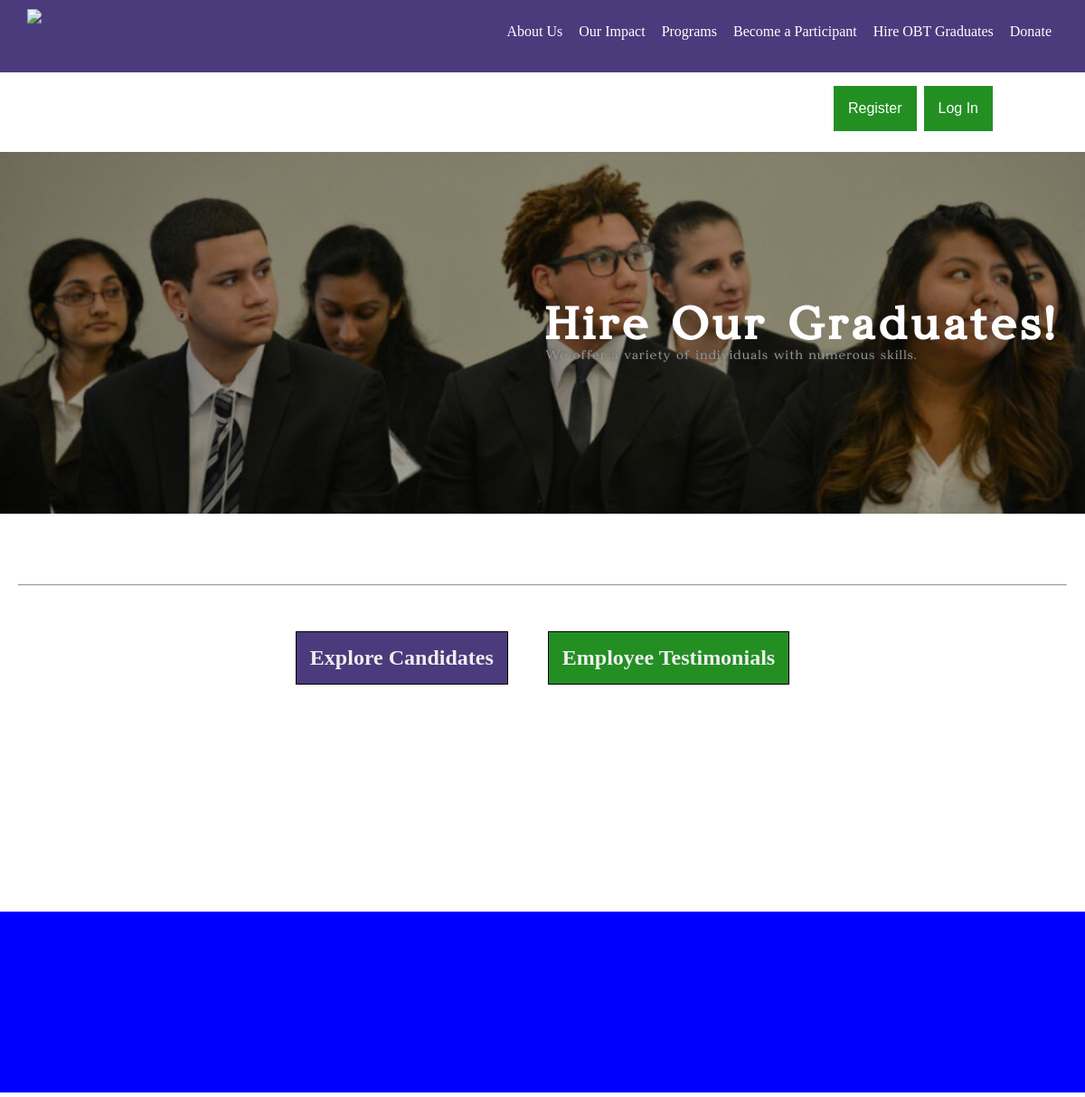
Before: / (upper part) with the older database file.
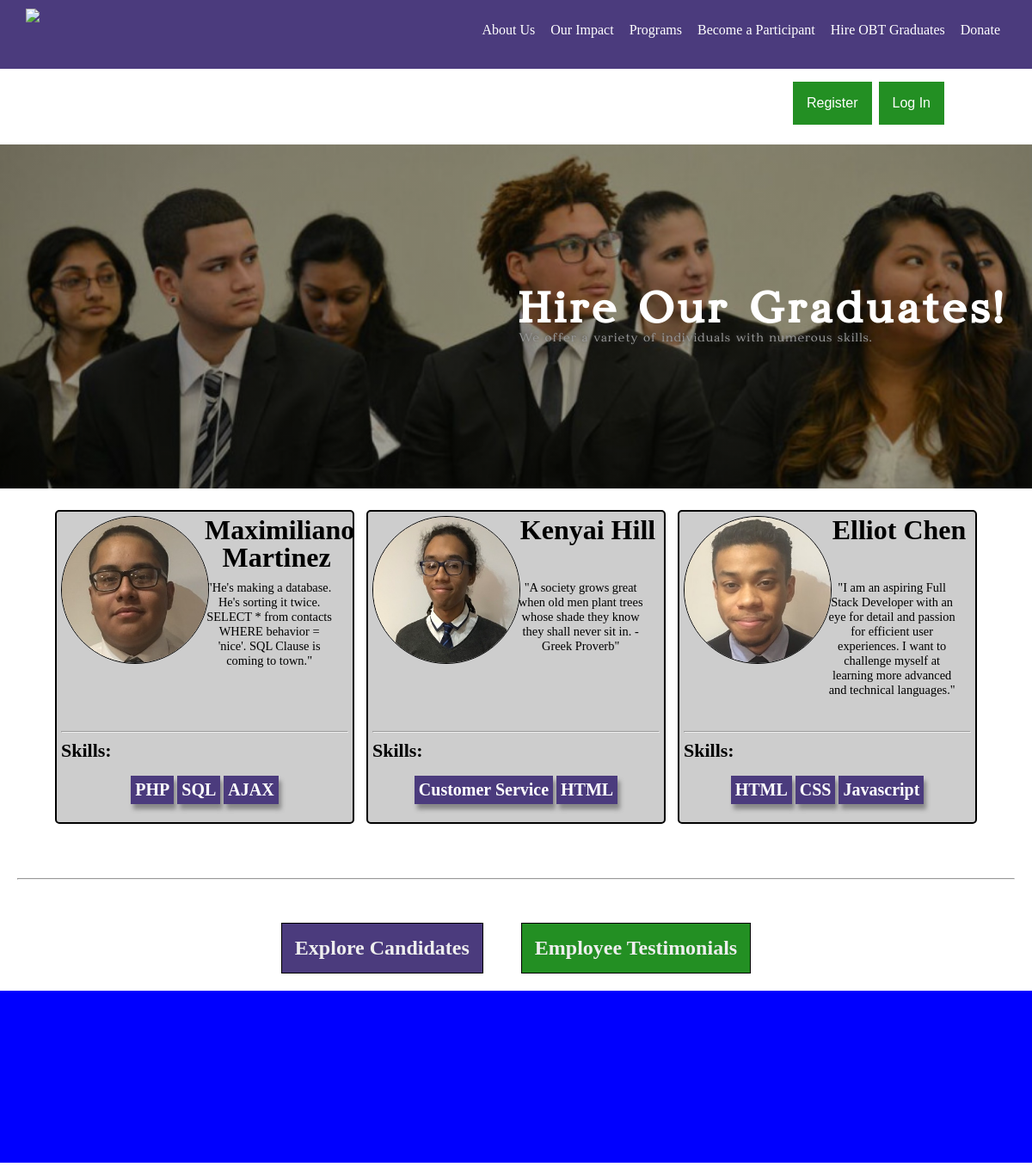
After: the same page with the newer database file.
### tables this page shows
CREATE TABLE `users` (
  `id` int(11) NOT NULL,
  `firstname` varchar(50) NOT NULL,
  `lastname` varchar(50) NOT NULL,
  `aspiring` varchar(255) DEFAULT NULL,
  `username` varchar(255) NOT NULL,
  `password` char(64) NOT NULL,
  `salt` char(16) NOT NULL,
  `email` varchar(255) NOT NULL,
  `github` varchar(50) NOT NULL,
  `linkedin` varchar(50) NOT NULL,
  `facebook` varchar(100) DEFAULT NULL,
  `twitter` varchar(100) DEFAULT NULL,
  `status` varchar(15) NOT NULL,
  `image` varchar(255) NOT NULL,
  `aboutme` varchar(200) DEFAULT NULL,
  `exploca1` varchar(50) DEFAULT NULL,
  `expdura1` varchar(50) DEFAULT NULL,
  `exptitle1` varchar(50) DEFAULT NULL,
  `expdesc1` varchar(100) DEFAULT NULL,
  `exploca2` varchar(30) DEFAULT NULL,
  `expdura2` varchar(50) DEFAULT NULL,
  `exptitle2` varchar(50) DEFAULT NULL,
  `expdesc2` varchar(100) DEFAULT NULL,
  `eduloca1` varchar(30) DEFAULT NULL,
  `edudura1` varchar(50) DEFAULT NULL,
  `edutitle1` varchar(50) DEFAULT NULL,
  `edudesc1` varchar(100) DEFAULT NULL,
  `eduloca2` varchar(30) DEFAULT NULL,
  `edudura2` varchar(50) DEFAULT NULL,
  `edutitle2` varchar(50) DEFAULT NULL,
  `edudesc2` varchar(100) DEFAULT NULL,
  `perskill1` varchar(50) DEFAULT NULL,
  `perskill2` varchar(50) DEFAULT NULL,
  `perskill3` varchar(50) DEFAULT NULL,
  `perskill4` varchar(50) DEFAULT NULL,
  `proskill1` varchar(50) DEFAULT NULL,
  `proskill2` varchar(50) DEFAULT NULL,
  `proskill3` varchar(50) DEFAULT NULL,
  `proskill4` varchar(50) DEFAULT NULL,
  `proskill5` varchar(50) DEFAULT NULL,
  `proskill6` varchar(50) DEFAULT NULL,
  `address` varchar(50) NOT NULL,
  `phone` int(11) NOT NULL
);

### index.php (called while the page is built)
<?php
	require 'app/start.php';
	$users = $db->prepare("SELECT * FROM users ORDER BY RAND()");
	$users->bindParam(1,$rand1);
	$users->bindParam(2,$rand2);
	$users->bindParam(3,$rand3);
	$users->execute();
	require VIEW_ROOT . '/home.php';
?>

### app/functions.php (called while the page is built)
<?php
function e($text) {
	return htmlspecialchars($text, ENT_QUOTES | ENT_HTML5, 'UTF-8');
}
?>

### app/views/home.php (the view, shortened to what this page needs)
<?php require VIEW_ROOT . '/templates/header.php'; ?>
<?php require VIEW_ROOT . '/templates/sessions.php'; ?>
	<div class="container">
		<div class="content-container">
			<div class="top-container">
				<div class="top-container_text">
					<h1>Hire Our Graduates!</h1>
					<p>We offer a variety of individuals with numerous skills.</p>
				</div>
			</div>
			<div class="mid-container">
				<div class="profile-container">
					<?php if(empty($users)): ?>
						<p>something is wrong</p>
					<?php else: ?>
						<?php foreach($users as $user): ?>
							<?php if(empty($user['image']) || empty($user['proskill1']) || empty($user['aboutme'])): ?>
								<?php next($user); ?>
							<?php else: ?>
								<div class="profile-display">
									<div id="student<?php echo e($user['id']); ?>" class="trainees blur">
										<div class="display-left">
											<img src="<?php echo BASE_URL; ?>/uploads/<?php echo e($user['image']); ?>">
										</div>
										<div class="display-right">
											<h1><?php echo ucwords(e($user['firstname'].' '.$user['lastname'])); ?></h1>
											<p>"<?php echo e($user['aboutme']); ?>"</p>
										</div>
										<hr>
										<div class="skills-container clear">
											<h3>Skills:</h3>
											<ul>
												<?php if(!empty($user['proskill1'])): ?>
													<li class="skill"><?php echo e($user['proskill1']); ?></li>
												<?php endif; ?>
												<?php if(!empty($user['proskill2'])): ?>
													<li class="skill"><?php echo e($user['proskill2']); ?></li>
												<?php endif; ?>
												<?php if(!empty($user['proskill3'])): ?>
													<li class="skill"><?php echo e($user['proskill3']); ?></li>
												<?php endif; ?>
											</ul>
										</div>
									</div>
								</div>
							<?php endif; ?>
						<?php endforeach; ?>
					<?php endif; ?>
				</div>
				<hr>
				<div class="btn-container">
					<a href="<?php echo BASE_URL; ?>/mockup.php">
						<div class="btn-link candidates" >
							<h1>Explore Candidates</h1>
						</div>
					</a>
					<a href="#">
						<div class="btn-link testimonials">
							<h1>Employee Testimonials</h1>
						</div>
					</a>
				</div>
			</div>
			<div class="bot-container">
			</div>
		</div>
	</div>
<?php require VIEW_ROOT . '/templates/footer.php'; ?>

### app/views/templates/header.php (shortened to what this page needs)
<!DOCTYPE html>
<html>
	<head>
		<link rel="stylesheet" type="text/css" href="<?php echo BASE_URL; ?>/font-awesome-4.7.0/css/font-awesome.css">
		<link rel="stylesheet" type="text/css" href="<?php echo BASE_URL; ?>/css/style.css">
	</head>
	<body>
	<div class="header-container">
	 	<div class="header-content">
	 		<div class="company-logo">
	 			<div class="logo-container">
	 				<a href="<?php echo BASE_URL; ?>"><img src="http://obtjobs.wpengine.com/wp-content/uploads/2015/09/obt_2line_white1.png" /></a>
	 			</div>
	 		</div>
	 		<div class="navigation-container">
	 			<ul>
	 				<a href="#"><li>About Us</li></a>
	 				<a href="#"><li>Our Impact</li></a>
	 				<a href="#"><li>Programs</li></a>
	 				<a href="#"><li>Become a Participant</li></a>
	 				<a href="<?php echo BASE_URL; ?>"><li>Hire OBT Graduates</li></a>
	 				<a href="#"><li>Donate</li></a>
	 			</ul>
	 		</div>
	 	</div>
	</div>

### app/views/templates/sessions.php (shortened to what this page needs)
<div class="sessions-container">
	<?php if(isset($_SESSION['employer'])): ?>
		<div class="signup">
			<a href="<?php echo BASE_URL; ?>/empprofile.php?user=<?php echo $_SESSION['employer']['username']; ?>"><button type="button">Welcome <?php echo ucwords(e($_SESSION['employer']['firstname'], ENT_QUOTES, 'UTF-8')); ?>!</button></a>
			<a href="<?php echo BASE_URL; ?>/logout.php"><button type="button">Logout <i class="fa fa-sign-out" aria-hidden="true"></i></button></a>
		</div>
	<?php else: ?>
		<div class="signup" style="float:right;">
			<div class="dropdown">
			  <button onclick="dropDown2()" class="dropbtn">Register</button>
			</div>
			<div class="dropdown">
			  <button onclick="dropDown1()" class="dropbtn">Log In</button>
			</div>
		</div>
	<?php endif; ?>
</div>

### app/views/templates/footer.php (shortened to what this page needs)
</body>
</html>

### css/style.css (style rules this page uses)
html,body,h1,h3,h5,p { margin: 0; padding:0; }
a:link, a:visited, a:hover, a:active { text-decoration:none; color:initial; cursor:pointer; background:initial; }
.header-container { width:100%; height:auto; text-align:center; background-color: rgba(75,59,125,1); }
.header-content { width:95%; margin:auto; min-height:65px; padding:10px 0 5px; }
.company-logo { float:left; }
.logo-container { height:50px; }
.logo-container img { max-width:100%; height:100%; }
.navigation-container { float:right; }
.navigation-container ul { list-style-type:none; text-decoration:none; }
.navigation-container ul li { display:inline-block; padding:0 7px; color:white; }
.container { width:100%; height:auto; margin:0; padding:0; }
.top-container { width:100%; height:auto; min-height:400px; background:linear-gradient(rgba(0, 0, 0, 0.35),rgba(0, 0, 0, 0.35)), url('../images/ddg.jpg'); background-size:cover; background-repeat:no-repeat; background-position:top top; margin:0; position:relative; }
.top-container_text { color:#FFF; font-size:32px; font-family:'Edmunsbury', serif; letter-spacing:6.1px; position:absolute; top:35%; right:2.5%; }
.top-container_text p { font-size:18px; letter-spacing:1.2px; color:#999; text-shadow:-1px -1px 5px #333; }
.mid-container { min-height:400px; margin:20px; text-align:center; }
.bot-container { min-height:200px; background:blue; margin:0; }
.profile-display { width:30%; height:auto; display: inline-flex; padding:5px; color: black; cursor: pointer; border-radius: 5px; -webkit-transition: .5s; -moz-transition: .5s; -ms-transition: .5s; -o-transition: .5s; transition: .5s; }
.trainees { width:100%; min-height:350px; background-color: #cdcdcd; border:2px solid #000; padding:5px; cursor: pointer; -webkit-transition: .5s; -moz-transition: .5s; -ms-transition: .5s; -o-transition: .5s; transition: .5s; border-radius: 5px; border: black; border-style: solid; border-width: 2px; }
.display-left { width:50%; height:250px; float:left; }
.display-right { width:50%; height:250px; float:right; }
.display-right p { width:90%; font-size:0.9em; }
.skills-container { text-align:initial; }
.skills-container ul { width:100%; padding:0; text-align:center; }
.skills-container ul li { display:inline-flex; font-size: 20px; background-color: rgb(75,59,125); padding:5px; color: white; font-weight: bolder; text-align:center; }
.profile-display img { border-radius: 100%; width: 183px; height: 175px; }
.trainees img { border-radius: 100%; width: 170px; height: 170px; transition: 2000s; border: black; border-style: solid; border-width: 1px; float: left; }
.trainees h1 { color: black; height:75px; line-height: 1; font-family: "Pt sans narrow"; }
.trainees h3 { color: black; font-family: "mySecondFont"; font-size: 22px; padding: 0px; }
.skill { display: inline-block; box-shadow: 3px 6px 5px #888888; }
.btn-container { margin-top:50px; }
.btn-link { margin: auto 20px; padding:15px; display: inline-block; border:1px solid #000; font-size:12px; color:#eee; }
.candidates { background-color: rgb(75,59,125); }
.testimonials { background:#238f23; }
.signup { padding:0 100px; min-height:75px; float:right; margin:12.5px auto 0; }
.dropbtn, .signup button { background:#238f23; color: white; padding: 16px; font-size: 16px; border: none; cursor: pointer; }
.profile-container { padding-bottom:50px; }
.dropdown { position: relative; display: inline-block; margin:2px; }

Changed rows visible on the page:
added users: image (picture), firstname+lastname "Maximiliano Martinez", aboutme "He's making a database. He's sorting it twice. SELECT * from contacts WHERE behavior = 'nice'. SQL Clause is coming to town.", proskill1 "PHP", proskill2 "SQL", proskill3 "AJAX"
added users: image (picture), firstname+lastname "Kenyai Hill", aboutme "A society grows great when old men plant trees whose shade they know they shall never sit in. -Greek Proverb", proskill1 "Customer Service", proskill2 "HTML"
added users: image (picture), firstname+lastname "Elliot Chen", aboutme "I am an aspiring Full Stack Developer with an eye for detail and passion for efficient user experiences. I want to challenge myself at learning more advanced and technical languages.", proskill1 "HTML", proskill2 "CSS", proskill3 "Javascript"
